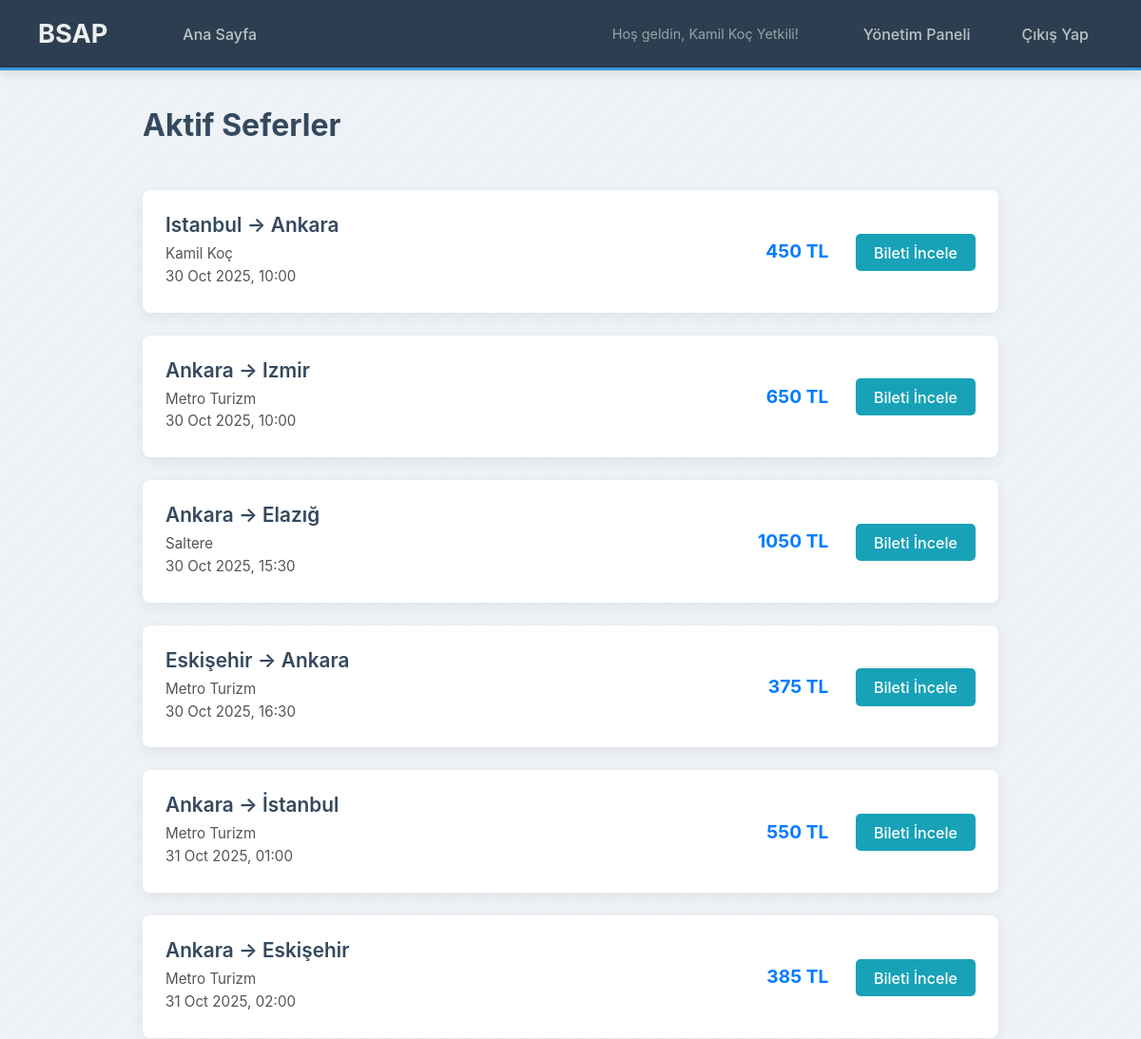
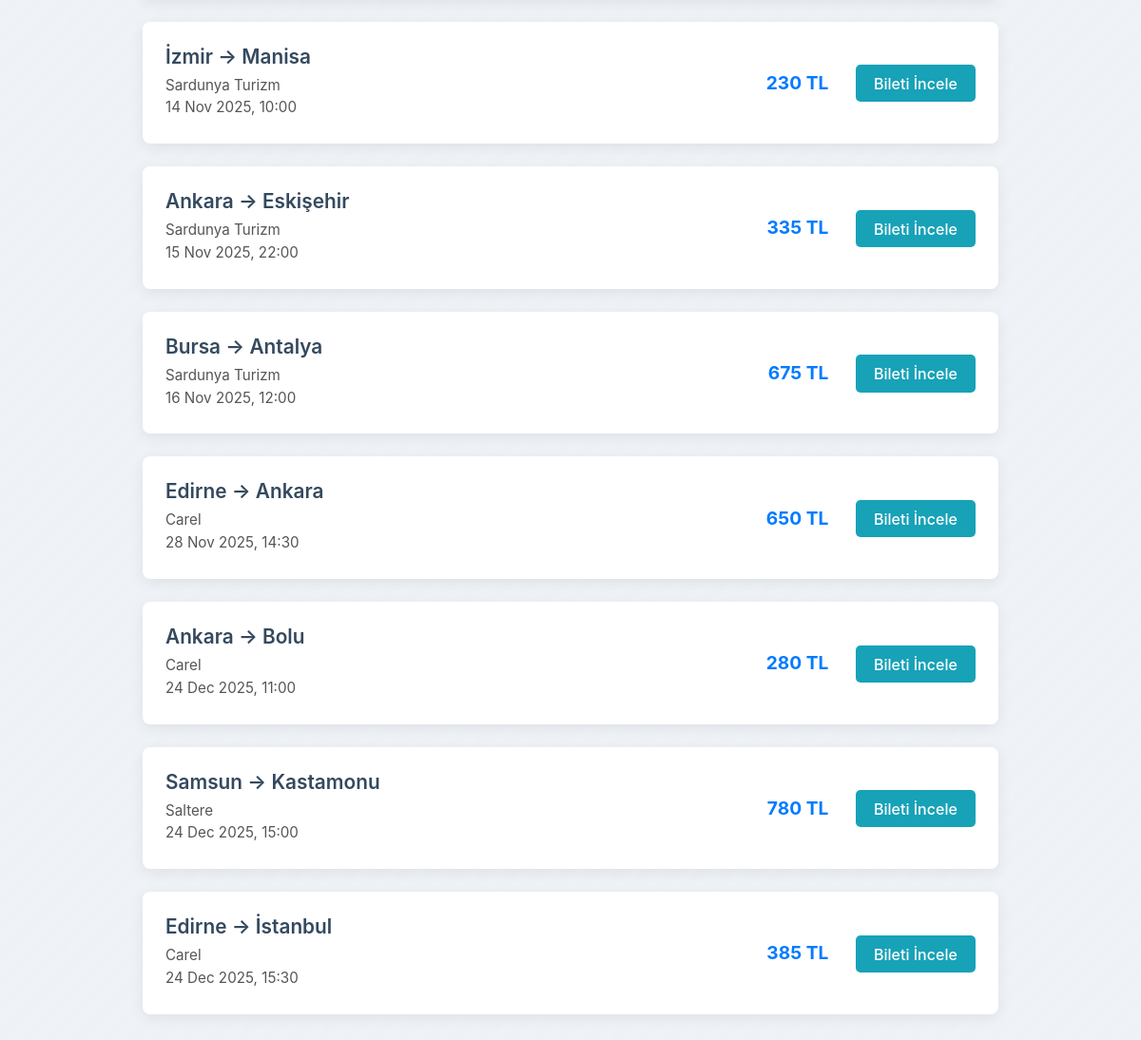
The app's page /index.php (signed in) with its own data (2 pictures, top to bottom).
### tables this page shows
CREATE TABLE "Trips" (
    "id" TEXT NOT NULL,
    "company_id" TEXT NOT NULL,
    "destination_city" TEXT NOT NULL,
    "arrival_time" TEXT NOT NULL,
    "departure_time" TEXT NOT NULL,
    "departure_city" TEXT NOT NULL,
    "price" INTEGER NOT NULL,
    "capacity" INTEGER NOT NULL,
    "created_at" TEXT NOT NULL DEFAULT CURRENT_TIMESTAMP,
    PRIMARY KEY("id")
);

CREATE TABLE "Bus_Company" (
    "id" TEXT NOT NULL,
    "name" TEXT NOT NULL UNIQUE,
    "logo_path" TEXT,
    "created_at" TEXT NOT NULL DEFAULT CURRENT_TIMESTAMP,
    PRIMARY KEY("id")
);

### index.php (the view, shortened to what this page needs)
<?php
require_once 'header.php';
require_once 'db.php';
$trips = [];
try
{
    $sql = "SELECT Trips.*, Bus_Company.name AS company_name
            FROM Trips
            JOIN Bus_Company ON Trips.company_id = Bus_Company.id
            WHERE Trips.departure_time > datetime('now', 'localtime')
            ORDER BY Trips.departure_time ASC";
    $stmt = $db->query($sql);
    $trips = $stmt->fetchAll();
} catch (PDOException $e) {
    die("Seferler listelenirken hata oluştu: " . $e->getMessage());
}
?>
<div class="main-container">
    <h1>Aktif Seferler</h1>
    <?php if (empty($trips)): ?>
        <div class="no-trips"> Şu anda aktif sefer bulunmamaktadır.</div>
    <?php else: ?>
        <ul class="trip-list">
            <?php foreach ($trips as $trip): ?>
                <li class="trip-card">
                    <div class="trip-details">
                        <div class="trip-route">
                            <?php echo htmlspecialchars($trip['departure_city']); ?> &rarr; <?php echo htmlspecialchars($trip['destination_city']); ?>
                        </div>
                        <div class="trip-company">
                            <?php echo htmlspecialchars($trip['company_name']); ?>
                        </div>
                        <div class="trip-time">
                            <?php echo date('d M Y, H:i', strtotime($trip['departure_time'])); ?>
                        </div>
                    </div>
                    <div class="trip-actions">
                         <span class="trip-price"><?php echo htmlspecialchars($trip['price']); ?> TL</span>
                         <a href="buy_ticket.php?trip_id=<?php echo $trip['id']; ?>" class="btn-details">Bileti İncele</a>
                    </div>
                </li>
            <?php endforeach; ?>
        </ul>
    <?php endif; ?>
</div>
</body>
</html>

### header.php (style rules this page uses)
body { font-family: -apple-system, BlinkMacSystemFont, "Segoe UI", Roboto, Helvetica, Arial, sans-serif; background-color: #eef2f7; background-image: repeating-linear-gradient( -45deg, rgba(255, 255, 255, 0.05), rgba(255, 255, 255, 0.05) 10px, transparent 10px, transparent 20px ); margin: 0; color: #34495e; padding-top: 80px; }

### index.php (style rules this page uses)
.main-container { max-width: 900px; margin: 2rem auto; padding: 0 1rem; }
.main-container h1 { margin-bottom: 2rem; border-bottom: 1px solid #eee; padding-bottom: 1rem; }
.trip-list { list-style: none; padding: 0; }
.trip-card { background-color: #fff; border-radius: 8px; box-shadow: 0 4px 15px rgba(0,0,0,0.07); margin-bottom: 1.5rem; display: flex; justify-content: space-between; align-items: center; padding: 1.5rem; transition: transform 0.2s ease, box-shadow 0.2s ease; }
.trip-details { flex-grow: 1; margin-right: 1rem; }
.trip-route { font-size: 1.3rem; font-weight: 600; margin: 0 0 0.5rem 0; }
.trip-company, .trip-time { color: #555; margin-bottom: 0.3rem; font-size: 0.95rem; }
.trip-price { font-size: 1.2rem; font-weight: bold; color: #007bff; margin-right: 1.5rem; white-space: nowrap; }
.btn-details { background-color: #17a2b8; color: white; padding: 0.6rem 1.2rem; text-decoration: none; border-radius: 5px; font-weight: 500; white-space: nowrap; }

### records on screen
trips: departure_city "Istanbul", destination_city "Ankara", bus_company.name "Kamil Koç", departure_time "30 Oct 2025, 10:00", price "450"
trips: departure_city "Ankara", destination_city "Izmir", bus_company.name "Metro Turizm", departure_time "30 Oct 2025, 10:00", price "650"
trips: departure_city "Ankara", destination_city "Elazığ", bus_company.name "Saltere", departure_time "30 Oct 2025, 15:30", price "1050"
trips: departure_city "Eskişehir", destination_city "Ankara", bus_company.name "Metro Turizm", departure_time "30 Oct 2025, 16:30", price "375"
trips: departure_city "Ankara", destination_city "İstanbul", bus_company.name "Metro Turizm", departure_time "31 Oct 2025, 01:00", price "550"
trips: departure_city "Ankara", destination_city "Eskişehir", bus_company.name "Metro Turizm", departure_time "31 Oct 2025, 02:00", price "385"
trips: departure_city "İzmir", destination_city "Manisa", bus_company.name "Sardunya Turizm", departure_time "14 Nov 2025, 10:00", price "230"
trips: departure_city "Ankara", destination_city "Eskişehir", bus_company.name "Sardunya Turizm", departure_time "15 Nov 2025, 22:00", price "335"
trips: departure_city "Bursa", destination_city "Antalya", bus_company.name "Sardunya Turizm", departure_time "16 Nov 2025, 12:00", price "675"
trips: departure_city "Edirne", destination_city "Ankara", bus_company.name "Carel", departure_time "28 Nov 2025, 14:30", price "650"
trips: departure_city "Ankara", destination_city "Bolu", bus_company.name "Carel", departure_time "24 Dec 2025, 11:00", price "280"
trips: departure_city "Samsun", destination_city "Kastamonu", bus_company.name "Saltere", departure_time "24 Dec 2025, 15:00", price "780"
trips: departure_city "Edirne", destination_city "İstanbul", bus_company.name "Carel", departure_time "24 Dec 2025, 15:30", price "385"

### other values on screen
$_SESSION['full_name'] "Kamil Koç Yetkili"
